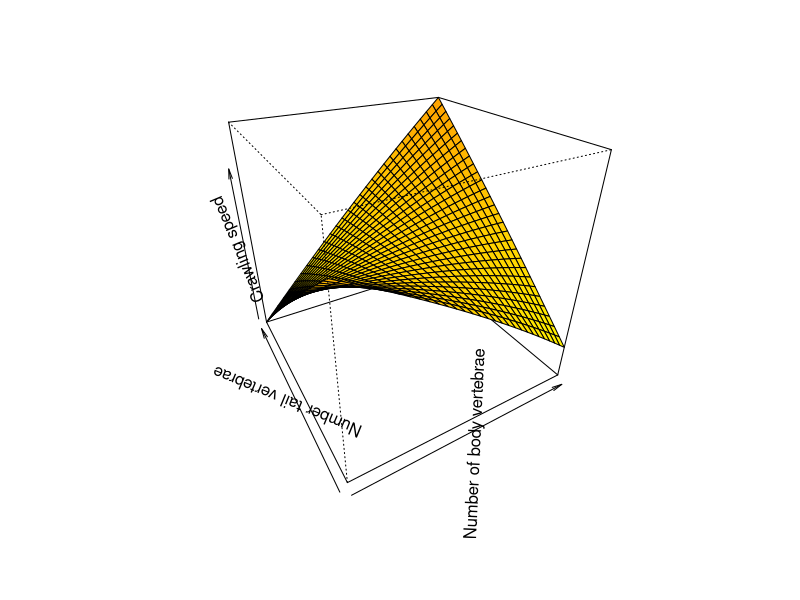
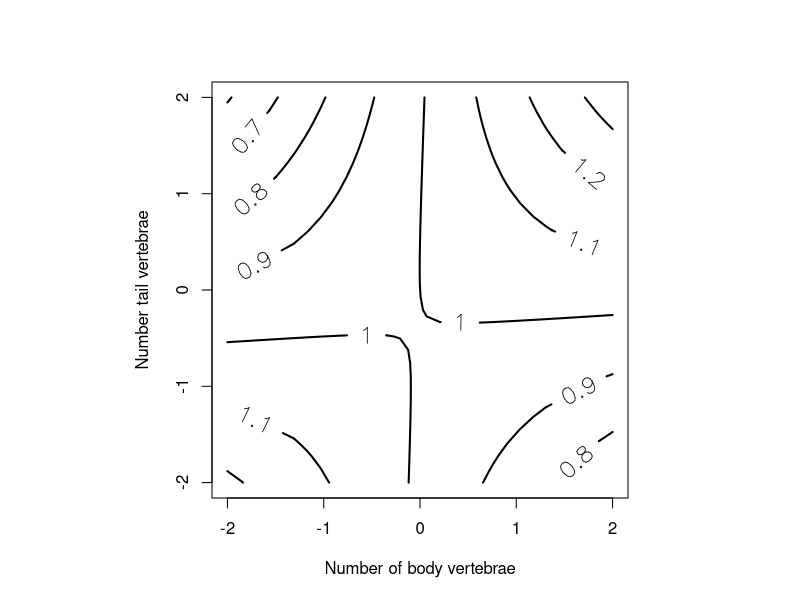
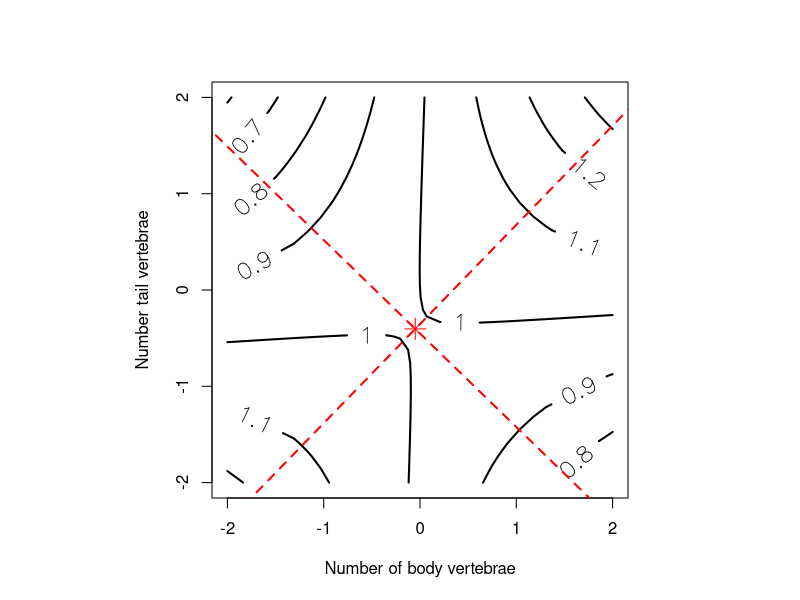
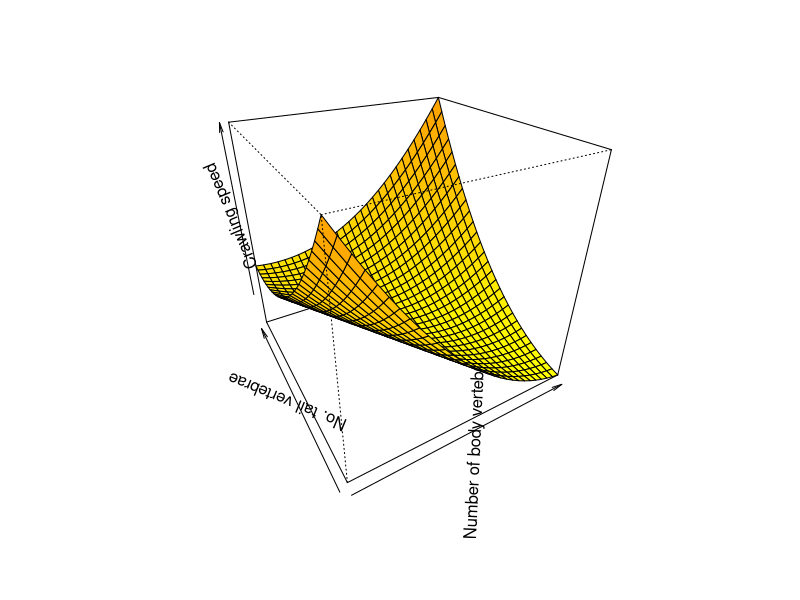

The R source for these figures, in order: (Note: this script raises an error after producing the figures.)
## ---- chunk 1
setwd('C:/Documents and Settings/arnolds/Desktop/R wd')

#Now read in your data
thamnophis = read.table('Radix5_2012.txt',header=TRUE)
#Attach the data frame to the local environment
attach(thamnophis)
#Print out the data frame to make sure it looks OK
thamnophis
## ---- chunk 2
new.body=(BODY-mean(BODY))/sd(BODY)
new.tail=(TAIL-mean(TAIL))/sd(TAIL)
new.speed=SPEED/mean(SPEED)

#Do these transformations achieve the right means and standard deviations for the new variables?
#Find out by using statements like mean(new.body), sd(new.body).
## ---- chunk 3
model <-lm(new.speed~new.body + new.tail)
#print out the coefficients and statistics of the fit
#this output will give us our best estimates of the directional selection gradients for 
#new.body and new.tail
summary(model)
## ---- chunk 4
prod = new.body*new.tail
#Then fit the quadratic model
model <- lm(new.speed ~ new.body + new.tail + I(0.5*new.body^2) + I(0.5*new.tail^2) + prod )
summary(model)
## ---- chunk 5
beta1= 0.031408  
beta2= 0.001504
gamma11 = -0.010578
gamma22 = -0.005914
gamma12 =  0.079017
## ---- chunk 6
z1 = new.body
z2 = new.tail
#Set the value for the intercept of the surface when z1=z2=0
alpha=1
#Define a function called fit that will compute the value of fitness as a function of z1 and z2
fit <-  function(z1,z2, alpha, beta1, beta2, gamma11, gamma22, gamma12)  alpha + (beta1*z1) + (beta2*z2) + (gamma11*0.5*(z1^2)) + (gamma22*0.5*(z2^2)) + (gamma12*(z1 * z2)) 
#Define a series of values for z1 and z2 that will be used to compute the value of relative fitness on the surface
x <- seq(-2, 2, length = 30)
y <- seq(-2, 2, length = 30)

# Compute the surface values of relative fitness using the x-y grid of values for z1 and 
# z2 for later use by the surface plotting function called persp
#We could use the fit function to compute values of fitness but instead we will use a #function, called outer, that is more compatible with persp
# The function outer has some specific requirements so we oblige by writing our fitness 
# function in the following form

z <- outer(x, y, function(a, b, alpha, beta1, beta2, gamma11, gamma22, gamma12) 1 + (0.031408*a) + (0.001504*b) + (-0.010578 *0.5*(a^2)) + (-0.005914 *0.5*(b^2)) + ( 0.079017 *(a * b)))

#Define two variables that give the number of rows and cols in z
nrz <- nrow(z)
ncz <- ncol(z)

# Create a function interpolating colors in the range of specified colors
jet.colors <- colorRampPalette( c("yellow", "orange") )

# Generate the desired number of colors from this palette
nbcol <- 100
color <- jet.colors(nbcol)

# Compute the z-value at the facet centres
zfacet <- z[-1, -1] + z[-1, -ncz] + z[-nrz, -1] + z[-nrz, -ncz]

# Recode facet z-values into color indices
facetcol <- cut(zfacet, nbcol)

#Finally, plot the ISS
par(bg = "white")
persp(x, y, z, col=color[facetcol], xlab="Number of body vertebrae", ylab="Number tail vertebrae", zlab="Crawling speed",phi=30, theta=-30)
## ---- chunk 7
par(pty ="s")
contour(x, y, z,lwd=2, labcex=1.5,xlab="Number of body vertebrae", ylab="Number tail vertebrae")
## ---- chunk 8
par(pty ="s")
contour(x, y, z,lwd=2, labcex=1.5,xlab="Number of body vertebrae", ylab="Number tail vertebrae")

#To add the eigenvectors, first, define the matrix. 
gamma = matrix(c(gamma11, gamma12, gamma12, gamma22), nrow=2, ncol=2)
gamma
eigen(gamma)
#Next, setup the beta vector and check to see if its values are correct
beta = matrix(c(beta1, beta2), nrow=2, ncol=1)
beta
#Using gamma and beta, we can solve for the stationary point on the surface using
#expression(11) from Phillips & Arnold 1989
z.zero = -(solve(gamma)) %*% beta
#Plot the stationary point on the surface
points(z.zero[1,1], z.zero[2,1],pch=8,col='red',cex=2)
#Finally, plot the eigenvectors on the surface
#First plot the first eigenvector
delx1 = z.zero[1]  + 6*eigen(gamma)$vectors[1,1]
delx2 = z.zero[2]  + 6*eigen(gamma)$vectors[2,1]
delx11 = z.zero[1]  - 6*eigen(gamma)$vectors[1,1]
delx22 = z.zero[2]  - 6*eigen(gamma)$vectors[2,1]
x.values=c (delx1, z.zero[1], delx11)
y.values=c(delx2, z.zero[2], delx22)
lines(x.values, y.values, lty=2, lwd=2,col='red')
#then plot the other
delx1 = z.zero[1] + 6*eigen(gamma)$vectors[1,2]
delx2 = z.zero[2] + 6*eigen(gamma)$vectors[2,2]
delx11 =  z.zero[1] - 6*eigen(gamma)$vectors[1,2]
delx22 =  z.zero[2]  - 6*eigen(gamma)$vectors[2,2]
x.values=c(delx1, z.zero[1], delx11)
y.values=c(delx2, z.zero[2], delx22)
lines(x.values, y.values, lty=2,lwd=2,col='red')
## ---- chunk 9
omega=-(solve(gamma))
omega
#Its eigenvectors should be opposite those of the gamma matrix.
#Lets check
eigen(omega)
#What is the interpretation of the eigenvalues on the contour plot?
## ---- chunk 10
est.coeff=function(y,x1,x2){
  prod=x1*x2
  m1=lm(y~x1+x2)
  m2=lm(y~x1+x2+I(0.5*x1^2)+I(0.5*x2^2)+prod)
  c(m1$coeff[2],m1$coeff[3],m2$coeff[4],m2$coeff[5],m2$coeff[6])
}

##Next, we program a perspective plot function
x <- seq(-2, 2, length = 30)
y <- seq(-2, 2, length = 30)
# Compute the surface values of relative fitness using the x-y grid of values for z1 and 
# z2 for later use by the surface plotting function called persp
#We could use the fit function to compute values of fitness but instead we will use a #function, called outer, that is more compatible with persp
# The function outer has some specific requirements so we oblige by writing our fitness function in the following form
##Write a function that plots the perspective plot for each bootstrap
persp.boot=function(b1,b2,y1,y2,y12,x=seq(-10,10,length=30),y=seq(-10,10,length=30)){
  z <- outer(x, y, function(a, b, alpha, beta1, beta2, gamma11, gamma22, gamma12) 1 + ( b1*a) + (b2*b) + (y1*0.5*(a^2)) + (y2*0.5*(b^2)) + (y12*(a * b)))
  nrz <- nrow(z)
  ncz <- ncol(z)
  jet.colors <- colorRampPalette( c("yellow", "orange") )
  nbcol <- 100
  color <- jet.colors(nbcol)
  zfacet <- z[-1, -1] + z[-1, -ncz] + z[-nrz, -1] + z[-nrz, -ncz]
  facetcol <- cut(zfacet, nbcol)
  par(bg = "white")
  persp(x, y, z, xlab="Number of body vertebrae", ylab="No. tail vertebrae", zlab="Crawling speed", col=color[facetcol],phi=30,theta=-30)
}

##Test it out
persp.boot(-2,2,1,1,1)
## ---- chunk 11
#par(mfrow=c(1,1))
hist(boot.results$egv1.boot,main='Bootstrap of selection surface',xlab='Eigenvalue 1 of the gamma matrix')
x.values =  c(0.0,0.0)
y.values = c(0,50)
lines(x.values, y.values, lty = 2, lwd=2)
## ---- chunk 12
hist(boot.results$egv2.boot,main='Bootstrap of selection surface',xlab='Eigenvalue 2 of the gamma matrix')
#Need to pause here before next plot
x.values =  c(0.0,0.0)
y.values = c(0,50)
lines(x.values, y.values, lty = 2, lwd=2)
par(mfrow=c(1,1))
## ---- chunk 13
hist(perm.results$egv1.perm,main='Permutation of selection surface',xlim=c(-0.1,0.2), xlab='Eigenvalue 1 of gamma matrix')
#Fix vert scale on last plot and the next one
abline(v = eigen(gamma)$value[1],col='red',lwd=2)
x.values =  c(0.0,0.0)
y.values = c(0,50)
lines(x.values, y.values, lty = 2, lwd=2)
arrows(quantile(boot.results$egv1.boot,0.025),2,quantile(boot.results$egv1.boot,0.975),2,code=3)
## ---- chunk 14
hist(perm.results$egv2.perm,main='Permutation of selection surface',xlim=c(-0.2,0.1), xlab='Eigenvalue 2 of gamma matrix')
x.values =  c(0.0,0.0)
y.values = c(0,50)
lines(x.values, y.values, lty = 2, lwd=2)
abline(v = eigen(gamma)$value[2],col='red',lwd=2)
arrows(quantile(boot.results$egv2.boot,0.025),2,quantile(boot.results$egv2.boot,0.975),2,code=3)
par(mfrow=c(1,1))
